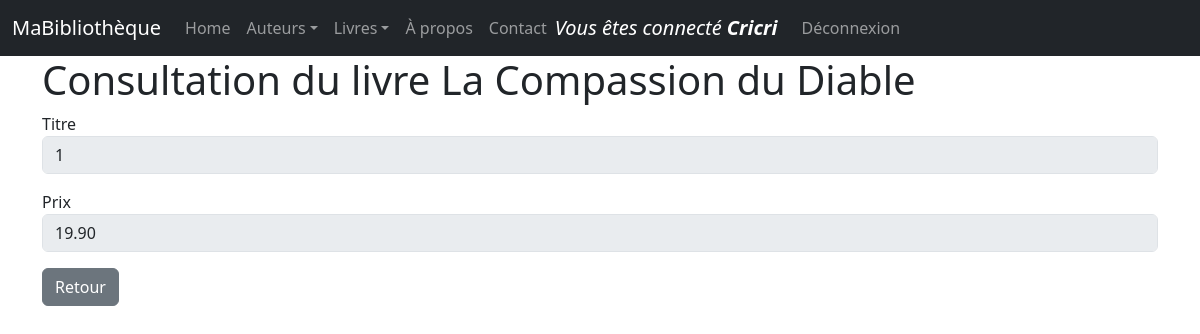
/livres/1/view/ (signed in), run on the app's committed database.
### monApp/models.py (models this page shows, shortened)
class User(db.Model, UserMixin):
    Login = db.Column(db.String(50), primary_key=True)
    Password = db.Column(db.String(64))

class Livre(db.Model):
    Idl = db.Column(db.Integer, primary_key = True)
    Prix = db.Column(db.Double)
    Titre = db.Column(db.String(255))
    Url = db.Column(db.String(255))
    Img = db.Column(db.String(255))
    auteur_id = db.Column (db.Integer , db.ForeignKey ("auteur.idA") )
    auteur = db.relationship ("Auteur", backref =db.backref ("livres", lazy="dynamic") )

### monApp/views.py (the view)
@app.route('/livres/<Idl>/view/')
@login_required
def viewLivre(Idl):
    unLivre = Livre.query.get(Idl)
    unForm = FormLivre(Idl= unLivre.Idl , Titre = unLivre.Idl, Prix = unLivre.Prix)
    return render_template("livre_view.html",selectedLivre=unLivre, viewForm=unForm)

### monApp/forms.py
class FormLivre(FlaskForm):
    Idl =  HiddenField('Idl')
    Titre = StringField('Titre', validators =[DataRequired()])
    Prix = DecimalField('Prix', validators = [DataRequired()])

### monApp/models.py (called while the page is built)
@login_manager.user_loader
def load_user(username):
    return User.query.get(username)

### monApp/templates/livre_view.html (shortened to what this page needs)
{% extends "base.html" %}
{% block main %}
    <h1>Consultation du livre {{ selectedLivre.Titre }}</h1>
    <form method="POST" action="">
        <div class="form-group mb-3">
            {{ viewForm.Titre.label }}
            {{ viewForm.Titre(size=50, disabled=True, class_="form-control") }}
        </div>
        <div class="form-group mb-3">
            {{ viewForm.Prix.label }}
            {{ viewForm.Prix(size=50, disabled=True, class_="form-control") }}
        </div>
        <a href="{{ url_for('getLivres') }}" class="btn btn-secondary">Retour</a>
    </form>
{% endblock %}

### monApp/templates/base.html (shortened to what this page needs)
<!DOCTYPE html>
<html>
<head>
    <link rel="stylesheet" href="{{ url_for('static', filename='css/style.css') }}">
    <link href="https://cdn.jsdelivr.net/npm/bootstrap@5.3.0/dist/css/bootstrap.min.css" rel="stylesheet">
</head>
<body>
    {% block navbar %}
    <nav class="navbar navbar-expand-md navbar-dark bg-dark sticky-top">
        <div class="container-fluid">
            <a class="navbar-brand">MaBibliothèque</a>
            <div class="collapse navbar-collapse" id="mainNavbar">
                <ul class="navbar-nav me-auto mb-2 mb-md-0">
                    <li class="nav-item">
                        <a class="nav-link" href="{{ url_for('index') }}">Home</a>
                    </li>
                    <li class="nav-item dropdown">
                        <a class="nav-link dropdown-toggle" href="#" id="auteursDropdown" role="button" data-bs-toggle="dropdown" aria-expanded="false">Auteurs</a>
                    </li>
                    <li class="nav-item dropdown">
                        <a class="nav-link dropdown-toggle" href="#" id="livresDropdown" role="button" data-bs-toggle="dropdown" aria-expanded="false">Livres</a>
                    </li>
                    <li class="nav-item">
                        <a class="nav-link" href="{{ url_for('about') }}">À propos</a>
                    </li>
                    <li class="nav-item">
                        <a class="nav-link" href="{{ url_for('contact') }}">Contact</a>
                    </li>
                <ul class="nav navbar-nav navbar-right">
                    {% if current_user.is_authenticated %}
                        <a class="navbar-brand"><em>Vous êtes connecté <strong>{{ current_user.Login }}</strong></em></a>
                        <li class="nav-item">
                            <a class="nav-link" href="{{ url_for('logout') }}">Déconnexion</a>
                        </li>
                    {% else %}
                        <li class="nav-item">
                            <a class="nav-link" href="{{ url_for('login') }}">Se connecter</a>
                        </li>
                    {% endif %}
                </ul>
            </div>
        </div>
    </nav>
    {% endblock %}
    {% block content %}
    <main role="main" class="container">
        {% block main %}{% endblock %}
    </main>
    {% endblock %}
</body>
</html>

### monApp/static/style.css (style rules this page uses)
h1 { color: red; }
body { font-family: sans-serif; }

### data on the page
User: Login "Cricri"
Livre: Titre "La Compassion du Diable", Titre "1", Prix "19.90"

### other printed values
{{ viewForm.Titre.label }} "Titre"
{{ viewForm.Prix.label }} "Prix"
